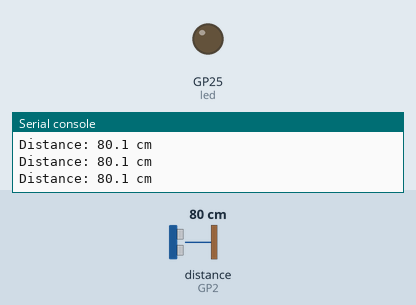
The program below on a simulated Raspberry Pi Pico running MicroPython. Shown: output pins drawn as LEDs (lit = HIGH), the last lines printed to the serial console. The inputs (shaded band) are chosen by the test bench; at power-on: distance to the obstacle (sensor on GP2) 80 cm. The echo pulse lasts 58.3 µs per cm; pins used as bus, display or sensor lines are not drawn.

Above: at 1.2 s.
1.3 s: distance to the obstacle (sensor on GP2) set to 11 cm
2.8 s: distance to the obstacle (sensor on GP2) set to 8 cm
At 3.8 s:
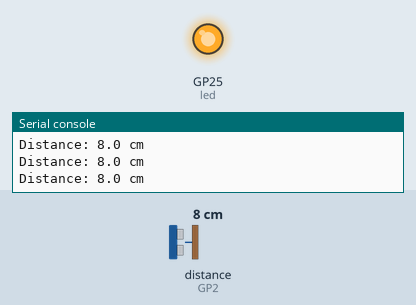
4.3 s: distance to the obstacle (sensor on GP2) set to 18 cm
At 5.5 s:
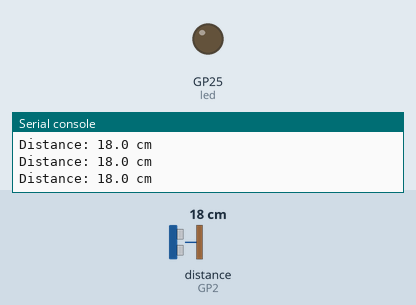
5.8 s: distance to the obstacle (sensor on GP2) set to 2 cm
At 6.5 s:
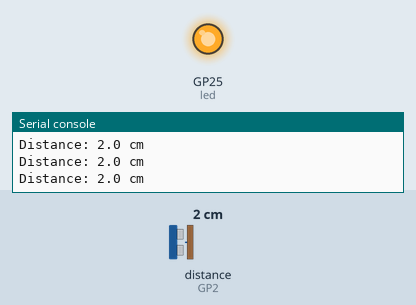
Timing chart, 0 to 8.3 s (numbered marks = the images above; inputs shaded):
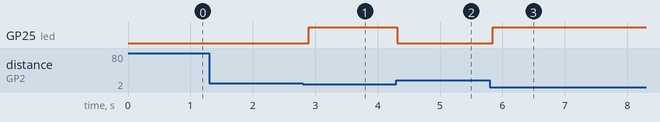

The program:

pico_mp_sensor_io.py
```python
import machine
import utime

# ***** Ultrasonic Sensor LED Threshold *****

# Setup pins
TRIG = machine.Pin(3, machine.Pin.OUT)  # TRIG output
ECHO = machine.Pin(2, machine.Pin.IN)   # ECHO input
led = machine.Pin("LED", machine.Pin.OUT)  # onboard LED

def distance_cm():
    # Send a 10 µs HIGH pulse to TRIG
    TRIG.value(0)
    utime.sleep_us(2)
    TRIG.value(1)
    utime.sleep_us(10)
    TRIG.value(0)

    # Measure the duration of HIGH pulse on ECHO
    t = machine.time_pulse_us(ECHO, 1, 30000)  # timeout 30ms (≈5 m)
    if t < 0:
        return None  # timeout / no object detected

    # Convert time of flight → distance
    return (t / 2) / 29.1  # speed of sound ≈ 343 m/s → 29.1 µs per cm

while True:
    d = distance_cm()
    if d is not None:
        led.value(d < 10)  # LED ON if object <10cm away
        print("Distance:", round(d, 1), "cm")
    else:
        print("Out of range")
    utime.sleep_ms(100)


# ***** ADC LED Brightness *****

# adc = machine.ADC(26)  # GP26 = ADC0
# pwm = machine.PWM(machine.Pin(25))
# pwm.freq(1000)

# while True:
#     raw = adc.read_u16()  # 0..65535
#     pwm.duty_u16(raw)  # brightness follow the potentiometer
#     utime.sleep_ms(20)
```

Measured:
- the behaviour switches between 10 and 9 cm on distance to the obstacle (sensor on GP2) (found by bisection; images 0 and 1)
- after the input at 2.8 s, GP25 (led): LOW → HIGH after 0.10 s
- after the input at 4.3 s, GP25 (led): HIGH → LOW at once
- after the input at 5.8 s, GP25 (led): LOW → HIGH at once
